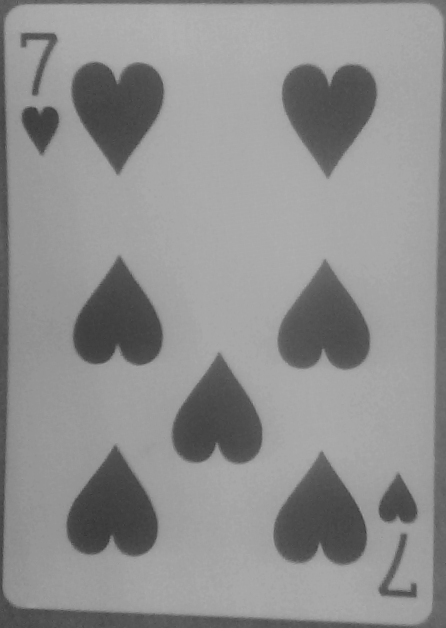
#> input picture Project_4/test_card.png, 446 x 628 px
$ python Bartley_Nathan_P2.py
#> lines starting #> are read from the running program, lines starting #| are printed output that depends on the picture; after the words box and inside, x2 and y2 are one past the last pixel; in counts of white or black regions, pixels touching at a corner belong together
### Nathan Bartley
### Project 2
### ECE 5367 Image Processing

### Card Orientation and cropping

import numpy as np
import cv2
import matplotlib.pyplot as plt

def convolve2d(image, kernel):

    kernel = kernel.astype(np.float32)
    k_h, k_w = kernel.shape
    h,w = image.shape
    #convolution of single channel
    convolved_channel = np.zeros((h - k_h + 1, w - k_w + 1), dtype=np.float32)
    for i in range(h - k_h + 1):
        for j in range(w - k_w + 1):
            region = image[i:i + k_h, j:j + k_w]
            convolved_channel[i, j] = np.sum(region * kernel)
    return convolved_channel

def rotate_image(image, angle):
    h, w = image.shape
    center = (w // 2, h // 2)
    M = cv2.getRotationMatrix2D(center, float(angle), 1.0)
    rotated = cv2.warpAffine(image, M, (w, h), flags=cv2.INTER_LINEAR, borderMode=cv2.BORDER_REPLICATE)
    return rotated

def calculate_angle(mag, angle_map_deg):
    mask = mag.astype(bool)
    theta = (angle_map_deg+90) %180 - 90  # map angles to -90..90
    if np.any(mask):
        bins = np.linspace(-90, 90, 181)
        hist, _ = np.histogram(theta[mask], bins=bins, weights=mag[mask])
        centers = (bins[:-1] + bins[1:]) * 0.5
        peak = centers[np.argmax(hist)]
        plt.bar(centers, hist, width=1.0); plt.title('Angle Histogram'); plt.xlabel('Angle (degrees)'); plt.ylabel('Weighted Count'); plt.show()
        # refine: take angles near the peak and use a robust statistic
        win = 5.0
        sel = mask & (np.abs(theta - peak) <= win)
        rot_angle_deg = float(np.median(theta[sel])) if np.any(sel) else float(peak)
    else:
        rot_angle_deg = 0.0
    return rot_angle_deg

def crop_image(oriented_edges, original_image):
    # Find image-background background-image transitions
    ys, xs = np.where(oriented_edges > 0)
    # leftmost edge pixel
    i_min = np.argmin(xs)
    leftmost = (ys[i_min], xs[i_min])

    i_max = np.argmax(xs)
    rightmost = (ys[i_max], xs[i_max])

    # topmost edge pixel
    j_min = np.argmin(ys)
    topmost = (ys[j_min], xs[j_min])

    j_max = np.argmax(ys)
    bottommost = (ys[j_max], xs[j_max])

    cropped = original_image[topmost[0]+3:bottommost[0]+3, leftmost[1]+3:rightmost[1]+3]
    return cropped

def main():
    image_path = input("Enter Image Path: ")
#> the answer given: ../Project_4/test_card.png
    print("Processing image:", image_path)
    img = cv2.imread(image_path, cv2.IMREAD_GRAYSCALE).astype(np.float32)                       # Loads as grayscale
#> img: shape (628, 446) float32; min 53, max 180, mean 143.3
    plt.imshow(img, cmap='gray'); plt.title('Original Image'); plt.axis('off'); plt.show()
    # Constant Kernels
    blurnel = np.ones((5,5))/25                                       # 5x5 averaging kernel
    sobel_x = np.array([[-1, 0, 1], [-2, 0, 2], [-1, 0, 1]])          # Sobel kernel for x direction
    sobel_y = np.array([[-1, -2, -1], [0, 0, 0], [1, 2, 1]])          # Sobel kernel for y direction
    # Convolutions. Blur, Sobel X, Sobel Y,
    blurred_img = convolve2d(img, blurnel)
    plt.imshow(blurred_img, cmap='gray'); plt.title('Blurred Image'); plt.axis('off'); plt.show()
    Gx = convolve2d(blurred_img, sobel_x)
    Gy = convolve2d(blurred_img, sobel_y)
#> after the loop in convolve2d (call 3), `for i in range(h - k_h + 1):`:
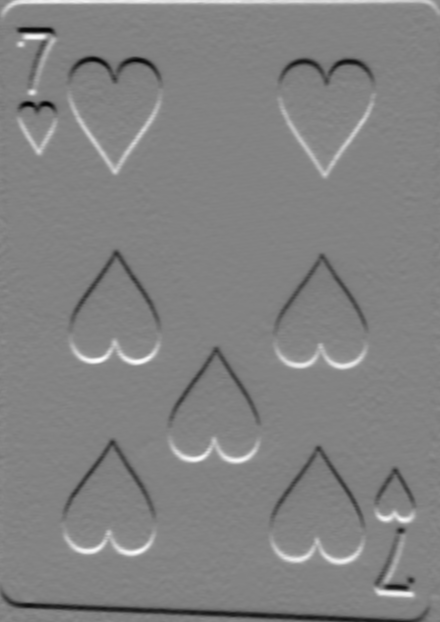
#> convolved_channel: shape (622, 440) float32; min -134.1, max 127, mean -0.5; drawn with min black and max white

    mag = np.hypot(Gx, Gy)
    edges = mag / np.max(mag)  # Normalize to 0..1

    threshold = 0.3
    edges = (edges > threshold).astype(np.uint8)  # Binary edge map
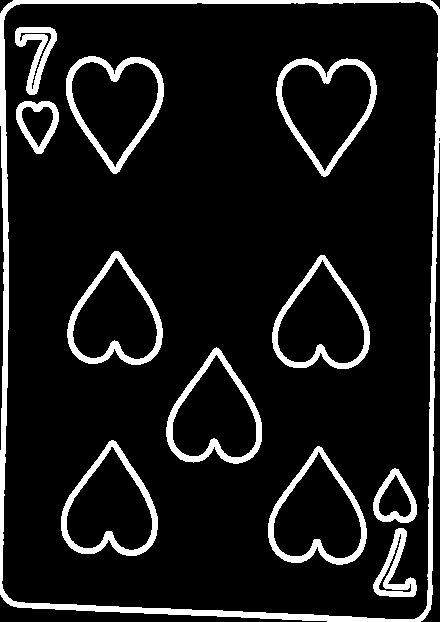
#> edges: shape (622, 440); values 0 (black) and 1 (white), 10.2% white; 12 white regions, largest, box (x1, y1, x2, y2) and area: (0, 0, 440, 622) 9782, (66, 56, 164, 174) 2121, (276, 58, 377, 177) 2061
    angle_map = np.arctan2(Gy, Gx)  # Angle in radians
    angle_map_deg = np.degrees(angle_map)   # Convert to degrees

    angle = calculate_angle(mag, angle_map_deg)
#> in calculate_angle, `mask = mag.astype(bool)`:
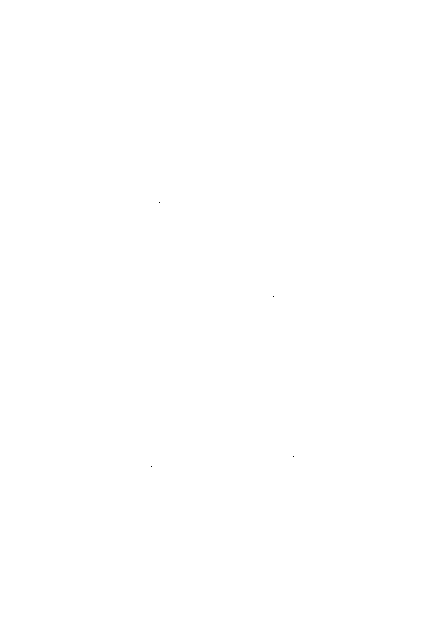
#> mask: shape (622, 440) bool; 100% white; black in thin lines or dots, all inside (x1, y1, x2, y2) = (151, 202, 294, 467)
#> in calculate_angle, `theta = (angle_map_deg+90) %180 - 90`:
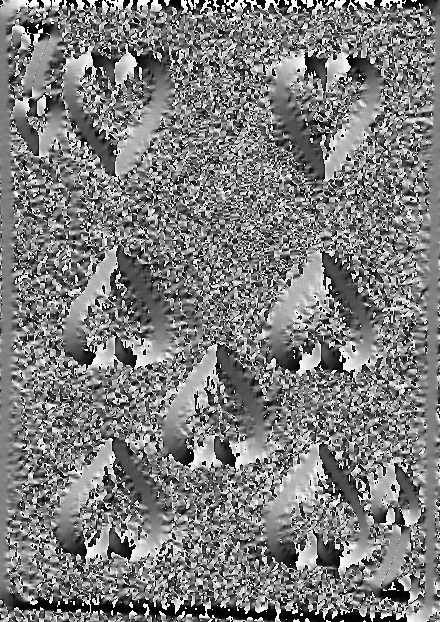
#> theta: shape (622, 440) float32; min -90, max 90, mean -1.2; drawn with min black and max white
#> in calculate_angle, `hist, _ = np.histogram(theta[mask], bins=bins, weights=mag[mask])`: hist = 180 values, max 84203.6 at index 90, min 7131.5 at index 150, mean 18323.7
#> in calculate_angle, `peak = centers[np.argmax(hist)]`: peak = 0.5
#> in calculate_angle, `plt.bar(centers, hist, width=1.0)`:
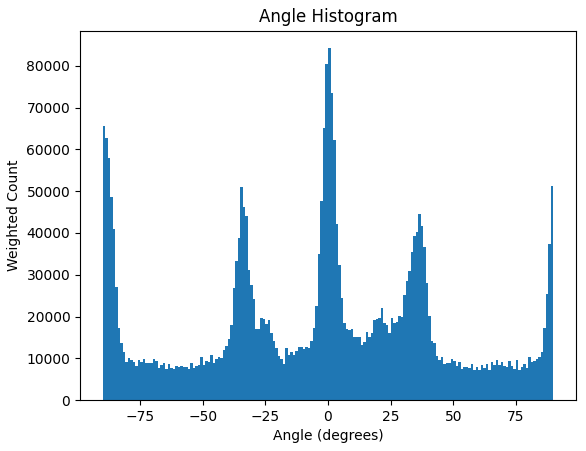
#> figure drawn by matplotlib, 1 panel; tallest bar 84203.6 high, from x = 0 to 1
#> in calculate_angle, `sel = mask & (np.abs(theta - peak) <= win)`:
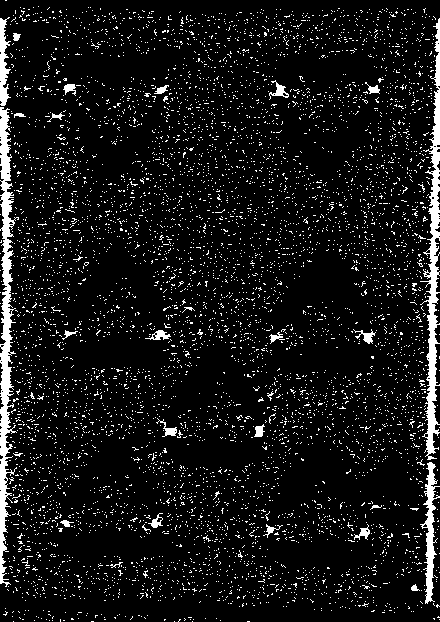
#> sel: shape (622, 440) bool; 8.3% white; 6529 white regions (6503 under 20 px), largest, box (x1, y1, x2, y2) and area: (0, 107, 19, 587) 3680, (420, 18, 440, 460) 3094, (420, 462, 440, 604) 1014
#> in calculate_angle, `rot_angle_deg = float(np.median(theta[sel])) if np.any(sel) else float..`: rot_angle_deg = 0.13
#> angle = 0.13
    print(f"Calculated rotation angle: {angle:.2f} degrees")
#| Calculated rotation angle: 0.13 degrees
    rotated_edges = rotate_image(edges, angle)
#> in rotate_image, `M = cv2.getRotationMatrix2D(center, float(angle), 1.0)`: M = [[1, 0.00228, -0.707], [-0.00228, 1, 0.501]]
#> in rotate_image, `rotated = cv2.warpAffine(image, M, (w, h), flags=cv2.INTER_LINEAR, bor..`:
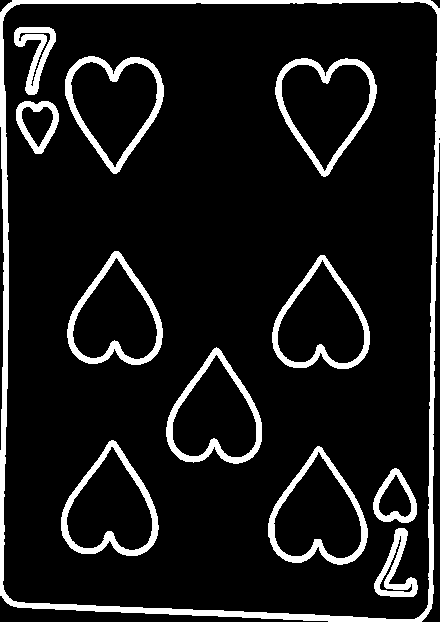
#> rotated: shape (622, 440); values 0 (black) and 1 (white), 10.3% white; 12 white regions, largest, box (x1, y1, x2, y2) and area: (0, 0, 440, 622) 9893, (65, 56, 164, 174) 2144, (275, 58, 377, 177) 2089
    rotated_final = rotate_image(img, angle)
    cropped_final = crop_image(rotated_edges, rotated_final)
#> in crop_image, `i_min = np.argmin(xs)`: i_min = 1689
#> in crop_image, `leftmost = (ys[i_min], xs[i_min])`: leftmost = (12, 0)
#> in crop_image, `i_max = np.argmax(xs)`: i_max = 1650
#> in crop_image, `rightmost = (ys[i_max], xs[i_max])`: rightmost = (8, 439)
#> in crop_image, `j_min = np.argmin(ys)`: j_min = 0
#> in crop_image, `topmost = (ys[j_min], xs[j_min])`: topmost = (0, 12)
#> in crop_image, `j_max = np.argmax(ys)`: j_max = 28167
#> in crop_image, `bottommost = (ys[j_max], xs[j_max])`: bottommost = (621, 328)

    # # Plot original and final images side by side #
    # fig, axs = plt.subplots(1, 2, figsize=(10, 5))
    # axs[0].imshow(img, cmap='gray')
    # axs[0].set_title('Original Image')
    # axs[0].axis('off')
    # axs[1].imshow(cropped_final, cmap='gray')
    # axs[1].set_title('Cropped Image')
    # axs[1].axis('off')
    # plt.tight_layout()
    # plt.show()
    # plt.imshow(angle_map_deg, cmap='gray'); plt.title('Angle Map (degrees)'); plt.axis('off'); plt.show()
    # plt.imshow(rotated_final, cmap='gray'); plt.title('Rotated Image'); plt.axis('off'); plt.show()
    # plt.imshow(cropped_final, cmap='gray'); plt.title('Cropped Image'); plt.axis('off'); plt.show()
    # plt.imshow(Gx.astype(np.float32), cmap='gray'); plt.title('Gx'); plt.axis('off'); plt.show()
    # plt.imshow(Gy.astype(np.float32), cmap='gray'); plt.title('Gy'); plt.axis('off'); plt.show()
    # plt.imshow(edges, cmap='gray'); plt.title('Gradient Magnitude (0..1)'); plt.axis('off'); plt.show()
    # plt.imshow(rotated_edges, cmap='gray'); plt.title('Rotated Image'); plt.axis('off'); plt.show()

    # save cropped image
    cv2.imwrite("cropped_image.png", cropped_final)

if __name__ == "__main__":
    main()
